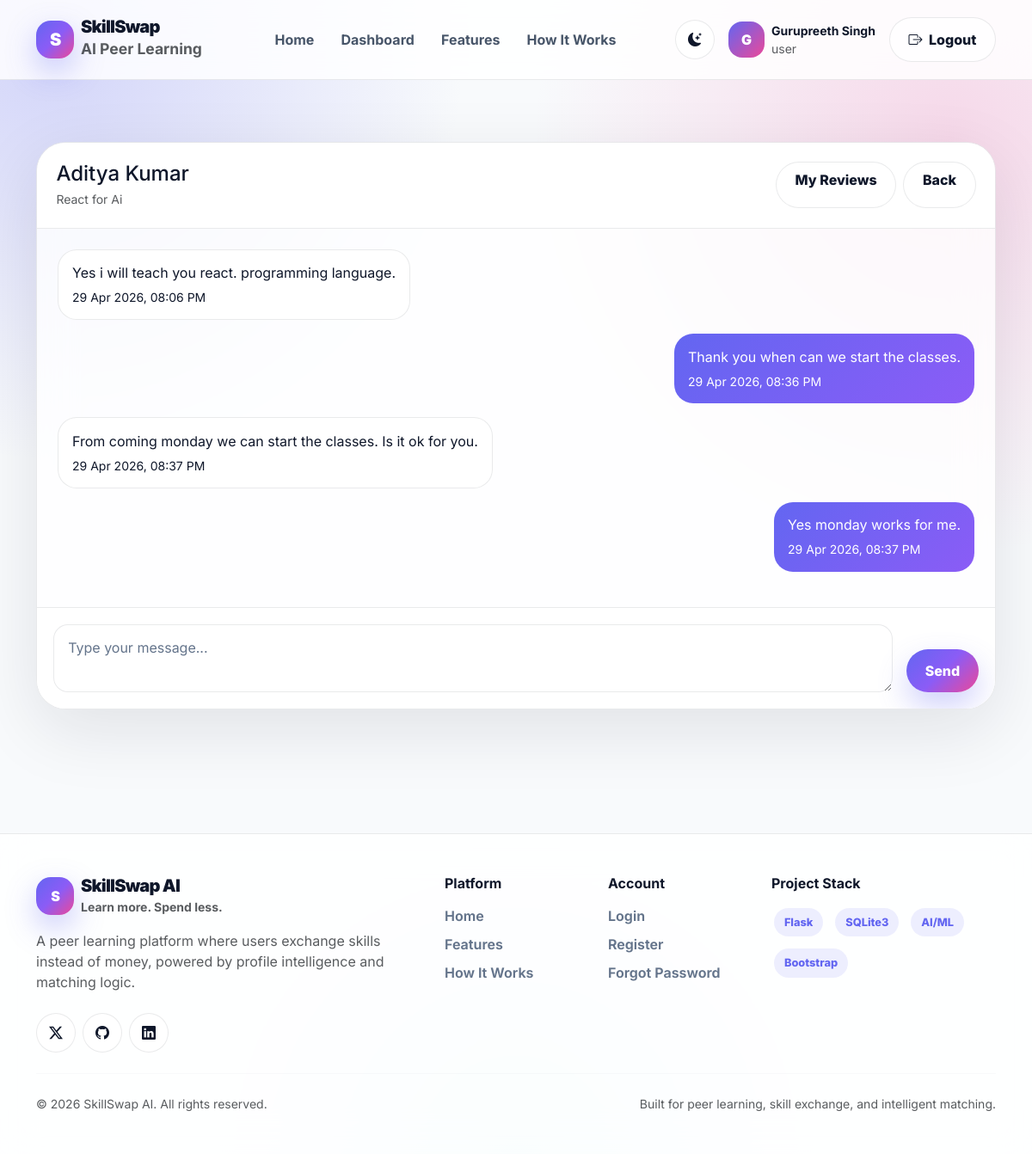
The page /chat/1 (signed in) on the database its author committed.
### app.py (models this page shows)
class User(db.Model):
    id = db.Column(db.Integer, primary_key=True)
    full_name = db.Column(db.String(120), nullable=False)
    email = db.Column(db.String(150), unique=True, nullable=False)
    password = db.Column(db.String(255), nullable=False)
    role = db.Column(db.String(50), default="user")
    skills_offered = db.Column(db.String(255), default="")
    skills_wanted = db.Column(db.String(255), default="")
    reset_token = db.Column(db.String(255), nullable=True)
    created_at = db.Column(db.DateTime, default=datetime.utcnow)

class SkillExchangeRequest(db.Model):
    id = db.Column(db.Integer, primary_key=True)
    sender_id = db.Column(db.Integer, db.ForeignKey("user.id"), nullable=False)
    receiver_id = db.Column(db.Integer, db.ForeignKey("user.id"), nullable=False)
    requested_skill = db.Column(db.String(150), nullable=False)
    offered_skill = db.Column(db.String(150), nullable=False)
    message = db.Column(db.Text, nullable=True)
    status = db.Column(db.String(50), default="pending")
    created_at = db.Column(db.DateTime, default=datetime.utcnow)
    responded_at = db.Column(db.DateTime, nullable=True)
    sender = db.relationship("User", foreign_keys=[sender_id], backref="sent_requests")
    receiver = db.relationship("User", foreign_keys=[receiver_id], backref="received_requests")

class ChatMessage(db.Model):
    id = db.Column(db.Integer, primary_key=True)
    request_id = db.Column(db.Integer, db.ForeignKey("skill_exchange_request.id"), nullable=False)
    sender_id = db.Column(db.Integer, db.ForeignKey("user.id"), nullable=False)
    receiver_id = db.Column(db.Integer, db.ForeignKey("user.id"), nullable=False)
    message = db.Column(db.Text, nullable=False)
    is_read = db.Column(db.Boolean, default=False)
    created_at = db.Column(db.DateTime, default=datetime.utcnow)
    exchange_request = db.relationship("SkillExchangeRequest", backref="chat_messages")
    sender = db.relationship("User", foreign_keys=[sender_id], backref="sent_chat_messages")
    receiver = db.relationship("User", foreign_keys=[receiver_id], backref="received_chat_messages")

### app.py (the view, shortened to what this page needs)
@app.route("/chat/<int:request_id>", methods=["GET", "POST"])
def chat_room(request_id):
    if not login_required():
        flash("Please login first.", "danger")
        return redirect(url_for("login"))
    user = get_logged_user()
    exchange_request = SkillExchangeRequest.query.get_or_404(request_id)
    if not user_can_access_request(exchange_request, user.id):
        flash("You do not have access to this chat.", "danger")
        return redirect(url_for("my_chats"))
    if exchange_request.status != "accepted":
        flash("Chat opens only after request is accepted.", "warning")
        return redirect(url_for("my_requests"))
    other_user = get_other_user_for_request(exchange_request, user.id)
    ChatMessage.query.filter_by(
        request_id=exchange_request.id,
        receiver_id=user.id,
        is_read=False
    ).update({"is_read": True})
    db.session.commit()
    messages = ChatMessage.query.filter_by(
        request_id=exchange_request.id
    ).order_by(ChatMessage.created_at.asc()).all()
    return render_template(
        "chat_room.html",
        user=user,
        other_user=other_user,
        exchange_request=exchange_request,
        messages=messages,
        has_user_reviewed_request=has_user_reviewed_request
    )

### app.py (called while the page is built)
def login_required():
    return "user_id" in session

def get_logged_user():
    if "user_id" in session:
        return User.query.get(session["user_id"])
    return None

def get_other_user_for_request(exchange_request, current_user_id):
    if exchange_request.sender_id == current_user_id:
        return exchange_request.receiver
    return exchange_request.sender

def user_can_access_request(exchange_request, user_id):
    return exchange_request.sender_id == user_id or exchange_request.receiver_id == user_id

def has_user_reviewed_request(request_id, reviewer_id):
    existing_review = SkillReview.query.filter_by(
        request_id=request_id,
        reviewer_id=reviewer_id
    ).first()
    return existing_review is not None

### templates/chat_room.html (shortened to what this page needs)
{% extends "base.html" %}
{% block content %}
<section class="chat-page-section">
  <div class="container">
    <div class="chat-room-shell">
      <div class="chat-room-header">
        <div>
          <h4 class="fw-black mb-1">{{ other_user.full_name }}</h4>
          <p class="text-muted mb-0 small">{{ exchange_request.requested_skill }} for {{ exchange_request.offered_skill }}</p>
        </div>
        <div class="d-flex gap-2 flex-wrap">
          {% if not has_user_reviewed_request(exchange_request.id, user.id) %}
            <a href="{{ url_for('add_review', request_id=exchange_request.id) }}" class="premium-btn premium-btn-primary py-2">
              <i class="bi bi-star me-1"></i> Add Review
            </a>
          {% else %}
            <a href="{{ url_for('my_reviews') }}" class="premium-btn premium-btn-soft py-2">
              My Reviews
            </a>
          {% endif %}
          <a href="{{ url_for('my_chats') }}" class="premium-btn premium-btn-soft py-2">Back</a>
        </div>
      </div>
      <div class="chat-messages-panel">
        {% if messages %}
          {% for msg in messages %}
          <div class="chat-message-row {% if msg.sender_id == user.id %}message-own{% else %}message-other{% endif %}">
            <div class="chat-bubble">
              <p class="mb-1">{{ msg.message }}</p>
              <small>{{ msg.created_at.strftime('%d %b %Y, %I:%M %p') }}</small>
            </div>
          </div>
          {% endfor %}
        {% else %}
          <div class="chat-empty-state py-5">
            <i class="bi bi-chat-left-text"></i>
            <h5 class="fw-black mt-3">No messages yet</h5>
          </div>
        {% endif %}
      </div>
      <form method="POST" class="chat-input-area">
        <textarea name="message" class="form-control" rows="2" placeholder="Type your message..." required></textarea>
        <button type="submit" class="premium-btn premium-btn-primary">Send</button>
      </form>
    </div>
  </div>
</section>
{% endblock %}

### templates/base.html (shortened to what this page needs)
<!DOCTYPE html>
<html lang="en" data-theme="light">
<head>
  <link href="https://cdn.jsdelivr.net/npm/bootstrap@5.3.3/dist/css/bootstrap.min.css" rel="stylesheet">
  <link href="https://cdn.jsdelivr.net/npm/bootstrap-icons@1.11.3/font/bootstrap-icons.css" rel="stylesheet">
  <link rel="stylesheet" href="{{ url_for('static', filename='css/style.css') }}">
</head>
<body>
<div class="app-shell">
  <nav class="navbar navbar-expand-lg modern-navbar sticky-top py-3">
    <div class="container">
      <a href="{{ url_for('home') }}" class="navbar-brand d-flex align-items-center gap-2">
        <span class="brand-logo">S</span>
        <span>
          <span class="brand-title d-block lh-1">SkillSwap</span>
          <small class="text-muted fw-bold">AI Peer Learning</small>
        </span>
      </a>
      <div class="collapse navbar-collapse" id="mainNav">
        <ul class="navbar-nav mx-auto gap-lg-1">
          <li class="nav-item"><a class="nav-link" href="{{ url_for('home') }}">Home</a></li>
          {% if session.get("user_id") %}
            {% if session.get("role") == "superadmin" %}
              <li class="nav-item"><a class="nav-link" href="{{ url_for('superadmin_dashboard') }}">Superadmin</a></li>
            {% else %}
              <li class="nav-item"><a class="nav-link" href="{{ url_for('user_dashboard') }}">Dashboard</a></li>
            {% endif %}
          {% endif %}
          <li class="nav-item"><a class="nav-link" href="{{ url_for('home') }}#features">Features</a></li>
          <li class="nav-item"><a class="nav-link" href="{{ url_for('home') }}#how-it-works">How It Works</a></li>
        </ul>
        <div class="d-flex align-items-center gap-2 flex-wrap">
          <button class="theme-toggle" type="button" onclick="toggleSkillSwapTheme()" title="Toggle theme">
            <i data-theme-icon class="bi bi-moon-stars-fill"></i>
          </button>
          {% if session.get("user_id") %}
            <div class="d-none d-lg-flex align-items-center gap-2 px-2">
              <span class="avatar">{{ session.get("full_name", "U")[0] }}</span>
              <div>
                <div class="fw-bold small">{{ session.get("full_name", "User") }}</div>
                <div class="text-muted small">{{ session.get("role", "user") }}</div>
              </div>
            </div>
            <a href="{{ url_for('logout') }}" class="premium-btn premium-btn-soft">
              <i class="bi bi-box-arrow-right me-1"></i> Logout
            </a>
          {% else %}
            <a href="{{ url_for('login') }}" class="premium-btn premium-btn-soft">Login</a>
            <a href="{{ url_for('register') }}" class="premium-btn premium-btn-primary">Join Free</a>
          {% endif %}
        </div>
      </div>
    </div>
  </nav>
  <main class="main-content">
    {% block content %}{% endblock %}
  </main>
  <footer class="footer py-5">
    <div class="container">
      <div class="row g-4">
        <div class="col-lg-5">
          <div class="d-flex align-items-center gap-2 mb-3">
            <span class="brand-logo">S</span>
            <div>
              <h5 class="fw-black mb-0 brand-title">SkillSwap AI</h5>
              <small class="text-muted fw-bold">Learn more. Spend less.</small>
            </div>
          </div>
          <p class="text-muted mb-4" style="max-width: 430px;">
            A peer learning platform where users exchange skills instead of money, powered by profile intelligence and matching logic.
          </p>
          <div class="d-flex gap-2">
            <span class="theme-toggle"><i class="bi bi-twitter-x"></i></span>
            <span class="theme-toggle"><i class="bi bi-github"></i></span>
            <span class="theme-toggle"><i class="bi bi-linkedin"></i></span>
          </div>
        </div>
        <div class="col-6 col-lg-2">
          <h6 class="fw-bold mb-3">Platform</h6>
          <a class="footer-link" href="{{ url_for('home') }}">Home</a>
          <a class="footer-link" href="{{ url_for('home') }}#features">Features</a>
          <a class="footer-link" href="{{ url_for('home') }}#how-it-works">How It Works</a>
        </div>
        <div class="col-6 col-lg-2">
          <h6 class="fw-bold mb-3">Account</h6>
          <a class="footer-link" href="{{ url_for('login') }}">Login</a>
          <a class="footer-link" href="{{ url_for('register') }}">Register</a>
          <a class="footer-link" href="{{ url_for('forgot_password') }}">Forgot Password</a>
        </div>
        <div class="col-lg-3">
          <h6 class="fw-bold mb-3">Project Stack</h6>
          <div class="d-flex flex-wrap gap-2">
            <span class="skill-pill">Flask</span>
            <span class="skill-pill">SQLite3</span>
            <span class="skill-pill">AI/ML</span>
            <span class="skill-pill">Bootstrap</span>
          </div>
        </div>
      </div>
      <hr class="my-4" style="border-color: var(--border-soft);">
      <div class="d-flex flex-column flex-md-row justify-content-between gap-2 text-muted small">
        <span>© 2026 SkillSwap AI. All rights reserved.</span>
        <span>Built for peer learning, skill exchange, and intelligent matching.</span>
      </div>
    </div>
  </footer>
</div>
</body>
</html>

### rows shown on the page
User: get "Gurupreeth Singh"
User: full_name "Aditya Kumar"
SkillExchangeRequest: requested_skill "React", offered_skill "Ai"
ChatMessage: message "Yes i will teach you react. programming language.", created_at "29 Apr 2026, 08:06 PM"
ChatMessage: message "Thank you when can we start the classes.", created_at "29 Apr 2026, 08:36 PM"
ChatMessage: message "From coming monday we can start the classes. Is it ok for you.", created_at "29 Apr 2026, 08:37 PM"
ChatMessage: message "Yes monday works for me.", created_at "29 Apr 2026, 08:37 PM"

### other values the page prints
{{ session.get("full_name", "U")[0] }} "G"
{{ session.get("role", "user") }} "user"
